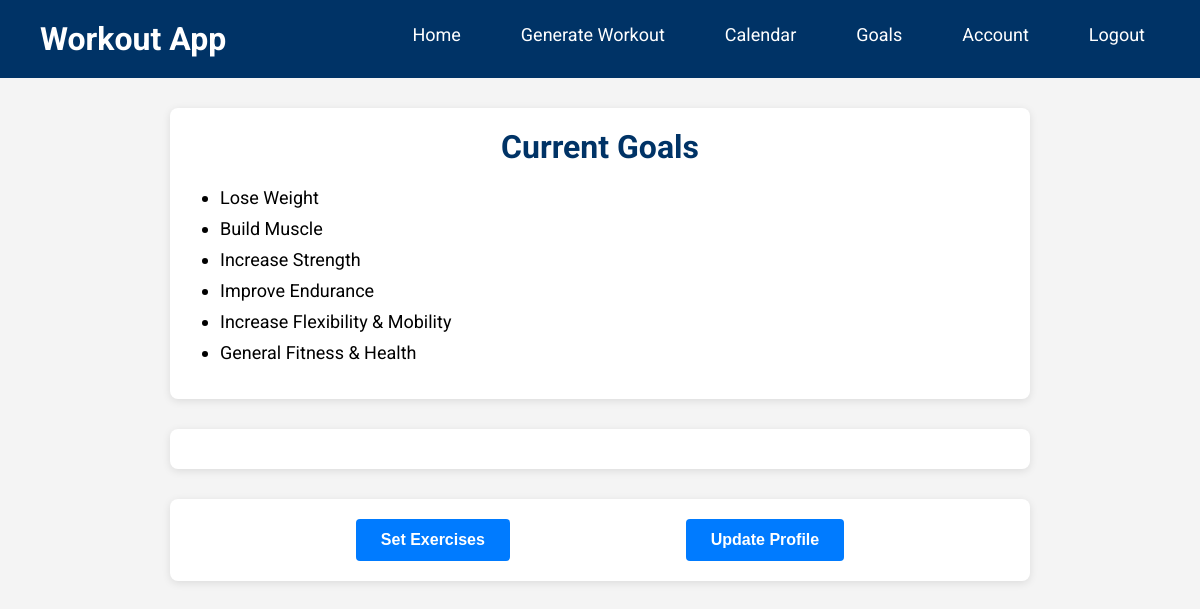
/goals/ (signed in), run on the app's committed database.
### accounts/models.py (models this page shows)
class Goal(models.Model):
    name = models.CharField(max_length=100)
    description = models.TextField()
    def __str__(self):
        return self.name

### goals/views.py (the view)
# urls.py: path('', goals, name='goals'),
@login_required
def goals(request):
    if request.user.is_authenticated:
        try:
            user_profile = request.user.userprofile
            user_goals = user_profile.goals.all()
            print("Goals found:", user_goals.count())
        except ObjectDoesNotExist:
            print("UserProfile does not exist for:", request.user)
            user_goals = []
    else:
        user_goals = []
    user_exercises = UserExercise.objects.filter(user=request.user)
    context = {
        'user_goals': user_goals,
        'exercises': user_exercises,
    }
    return render(request, 'goals/goals.html', context)

### home/context_processors.py (called while the page is built)
def base_url(request):
    return {"base_url": f"{request.scheme}://{request.get_host()}/proxy/8000/"}

### goals/templates/goals/goals.html (shortened to what this page needs)
<!DOCTYPE html>
<html lang="en">
<head>
</head>
<body>
  <header>
    <a class="logo" href="{% url 'home' %}">Workout App</a>
    <nav>
      <ul>
        <li><a href="{% url 'home' %}">Home</a></li>
        {% if user.is_authenticated %}
          <li><a href="{% url 'generate_workout' %}">Generate Workout</a></li>
          <li><a href="{% url 'calendar' %}">Calendar</a></li>
          <li><a href="{% url 'goals:goals' %}">Goals</a></li>
          <li><a href="{% url 'user_data' %}">Account</a></li>
          <li><a href="{% url 'logout' %}">Logout</a></li>
        {% else %}
          <li><a href="{% url 'login' %}">Login</a></li>
        {% endif %}
      </ul>
    </nav>
  </header>
  <div class="container">
    <div class="main-section">
      <h1>Current Goals</h1>
      {% if user_goals %}
        <ul>
          {% for goal in user_goals %}
            <li>{{ goal }}</li>
          {% endfor %}
        </ul>
      {% else %}
        <p>You have not set any goals yet.</p>
      {% endif %}
    </div>
    <div class="main-section">
    </div>
    <div class="main-section button-group">
      <a href="{% url 'goals:set_exercises' %}">
        <button type="button">Set Exercises</button>
      </a>
      <a href="{% url 'update_profile' %}">
        <button type="button">Update Profile</button>
      </a>
    </div>
  </div>
</body>
</html>

### goals/templates/goals/goals.html (style rules this page uses)
* { box-sizing: border-box; }
body { margin: 0; font-family: 'Roboto', sans-serif; background-color: #f4f4f4; }
a { text-decoration: none; color: inherit; }
header { display: flex; justify-content: space-between; align-items: center; background-color: #003366; padding: 20px 40px; margin: 0; }
.logo { color: white; font-size: 32px; font-weight: 700; text-decoration: none; }
nav ul { list-style: none; margin: 0; padding: 0; display: flex; }
nav li { margin-left: 30px; }
nav a { color: white; font-size: 18px; padding: 15px; border-radius: 4px; transition: background-color 0.3s, transform 0.3s; line-height: 1; }
.container { max-width: 900px; margin: 30px auto; padding: 0 20px; }
.main-section { background-color: #fff; border-radius: 8px; padding: 20px 30px; margin-bottom: 30px; box-shadow: 0 2px 8px rgba(0,0,0,0.1); }
.main-section h1, .main-section h2 { margin-top: 0; color: #003366; text-align: center; }
ul { padding-left: 20px; }
ul li { margin-bottom: 10px; font-size: 18px; }
.button-group { margin-top: 20px; display: flex; justify-content: space-evenly; flex-wrap: wrap; gap: 20px; }
button { padding: 12px 25px; font-size: 16px; font-weight: 700; color: #fff; background-color: #007BFF; border: none; border-radius: 4px; cursor: pointer; transition: background-color 0.3s; }

### data on the page
Goal: name "Lose Weight"
Goal: name "Build Muscle"
Goal: name "Increase Strength"
Goal: name "Improve Endurance"
Goal: name "Increase Flexibility & Mobility"
Goal: name "General Fitness & Health"
